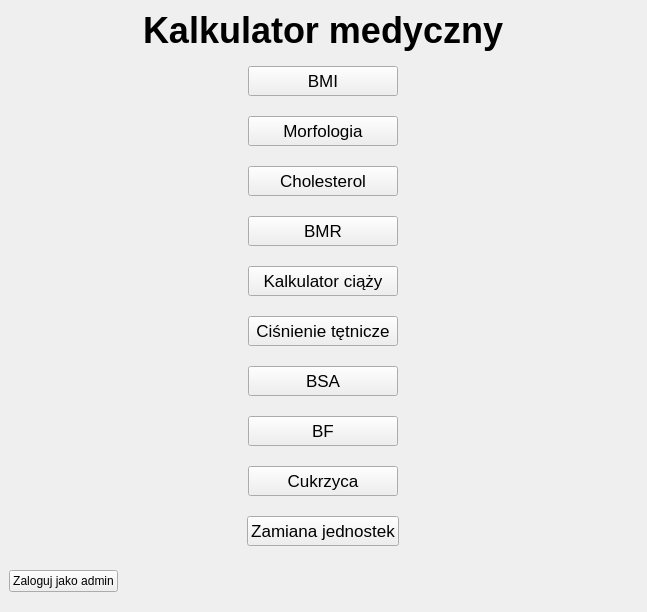
<?xml version="1.0" encoding="UTF-8"?>
<ui version="4.0">
 <class>opcje</class>
 <widget class="QMainWindow" name="opcje">
  <property name="enabled">
   <bool>true</bool>
  </property>
  <property name="geometry">
   <rect>
    <x>0</x>
    <y>0</y>
    <width>647</width>
    <height>612</height>
   </rect>
  </property>
  <property name="font">
   <font>
    <stylestrategy>PreferAntialias</stylestrategy>
   </font>
  </property>
  <property name="windowTitle">
   <string>Kalkulator Medyczny</string>
  </property>
  <property name="autoFillBackground">
   <bool>true</bool>
  </property>
  <widget class="QWidget" name="centralwidget">
   <layout class="QGridLayout" name="gridLayout">
    <item row="0" column="0">
     <layout class="QVBoxLayout" name="verticalLayout">
      <item alignment="Qt::AlignHCenter|Qt::AlignVCenter">
       <widget class="QLabel" name="label">
        <property name="font">
         <font>
          <pointsize>27</pointsize>
          <weight>75</weight>
          <bold>true</bold>
         </font>
        </property>
        <property name="text">
         <string>Kalkulator medyczny</string>
        </property>
       </widget>
      </item>
      <item alignment="Qt::AlignHCenter|Qt::AlignVCenter">
       <widget class="QPushButton" name="pushButton_bmi">
        <property name="minimumSize">
         <size>
          <width>150</width>
          <height>30</height>
         </size>
        </property>
        <property name="font">
         <font>
          <pointsize>13</pointsize>
          <stylestrategy>PreferAntialias</stylestrategy>
         </font>
        </property>
        <property name="text">
         <string>BMI</string>
        </property>
       </widget>
      </item>
      <item alignment="Qt::AlignHCenter|Qt::AlignVCenter">
       <widget class="QPushButton" name="pushButton_morfologia">
        <property name="minimumSize">
         <size>
          <width>150</width>
          <height>30</height>
         </size>
        </property>
        <property name="font">
         <font>
          <pointsize>13</pointsize>
          <stylestrategy>PreferAntialias</stylestrategy>
         </font>
        </property>
        <property name="text">
         <string>Morfologia</string>
        </property>
       </widget>
      </item>
      <item alignment="Qt::AlignHCenter|Qt::AlignVCenter">
       <widget class="QPushButton" name="pushButton_cholesterol">
        <property name="minimumSize">
         <size>
          <width>150</width>
          <height>30</height>
         </size>
        </property>
        <property name="font">
         <font>
          <pointsize>13</pointsize>
          <stylestrategy>PreferAntialias</stylestrategy>
         </font>
        </property>
        <property name="text">
         <string>Cholesterol</string>
        </property>
       </widget>
      </item>
      <item alignment="Qt::AlignHCenter|Qt::AlignVCenter">
       <widget class="QPushButton" name="pushButton_bmr">
        <property name="minimumSize">
         <size>
          <width>150</width>
          <height>30</height>
         </size>
        </property>
        <property name="font">
         <font>
          <pointsize>13</pointsize>
          <stylestrategy>PreferAntialias</stylestrategy>
         </font>
        </property>
        <property name="text">
         <string>BMR</string>
        </property>
       </widget>
      </item>
      <item alignment="Qt::AlignHCenter|Qt::AlignVCenter">
       <widget class="QPushButton" name="pushButton_kalkulatorciazy">
        <property name="minimumSize">
         <size>
          <width>150</width>
          <height>30</height>
         </size>
        </property>
        <property name="font">
         <font>
          <pointsize>13</pointsize>
          <stylestrategy>PreferAntialias</stylestrategy>
         </font>
        </property>
        <property name="text">
         <string>Kalkulator ciąży</string>
        </property>
       </widget>
      </item>
      <item alignment="Qt::AlignHCenter|Qt::AlignVCenter">
       <widget class="QPushButton" name="pushButton_cisnienietetnicze">
        <property name="minimumSize">
         <size>
          <width>150</width>
          <height>30</height>
         </size>
        </property>
        <property name="font">
         <font>
          <pointsize>13</pointsize>
          <stylestrategy>PreferAntialias</stylestrategy>
         </font>
        </property>
        <property name="text">
         <string>Ciśnienie tętnicze</string>
        </property>
       </widget>
      </item>
      <item alignment="Qt::AlignHCenter|Qt::AlignVCenter">
       <widget class="QPushButton" name="pushButton_bsa">
        <property name="minimumSize">
         <size>
          <width>150</width>
          <height>30</height>
         </size>
        </property>
        <property name="font">
         <font>
          <pointsize>13</pointsize>
          <stylestrategy>PreferAntialias</stylestrategy>
         </font>
        </property>
        <property name="text">
         <string>BSA</string>
        </property>
       </widget>
      </item>
      <item alignment="Qt::AlignHCenter|Qt::AlignVCenter">
       <widget class="QPushButton" name="pushButton_bf">
        <property name="minimumSize">
         <size>
          <width>150</width>
          <height>30</height>
         </size>
        </property>
        <property name="font">
         <font>
          <pointsize>13</pointsize>
          <stylestrategy>PreferAntialias</stylestrategy>
         </font>
        </property>
        <property name="text">
         <string>BF</string>
        </property>
       </widget>
      </item>
      <item alignment="Qt::AlignHCenter|Qt::AlignVCenter">
       <widget class="QPushButton" name="pushButton_cukrzyca">
        <property name="minimumSize">
         <size>
          <width>150</width>
          <height>30</height>
         </size>
        </property>
        <property name="font">
         <font>
          <pointsize>13</pointsize>
          <stylestrategy>PreferAntialias</stylestrategy>
         </font>
        </property>
        <property name="text">
         <string>Cukrzyca</string>
        </property>
       </widget>
      </item>
      <item alignment="Qt::AlignHCenter|Qt::AlignVCenter">
       <widget class="QPushButton" name="pushButton_zamianajednostek">
        <property name="minimumSize">
         <size>
          <width>150</width>
          <height>30</height>
         </size>
        </property>
        <property name="font">
         <font>
          <pointsize>13</pointsize>
          <stylestrategy>PreferAntialias</stylestrategy>
         </font>
        </property>
        <property name="text">
         <string>Zamiana jednostek</string>
        </property>
       </widget>
      </item>
      <item alignment="Qt::AlignLeft|Qt::AlignVCenter">
       <widget class="QPushButton" name="pushButton_admin">
        <property name="text">
         <string>Zaloguj jako admin</string>
        </property>
       </widget>
      </item>
     </layout>
    </item>
   </layout>
  </widget>
 </widget>
 <resources/>
 <connections/>
</ui>
